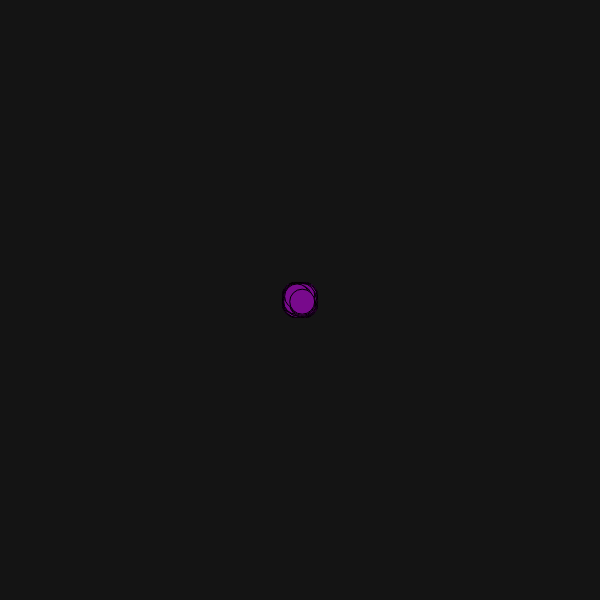
Frame 1 (no input)
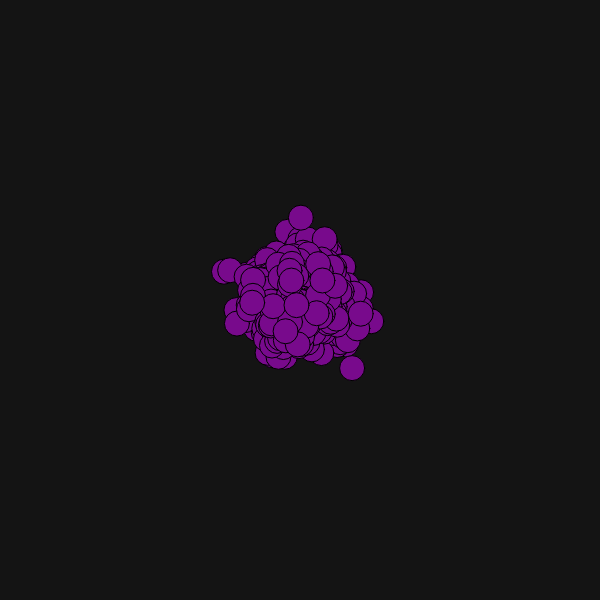
Frame 60 (no input)
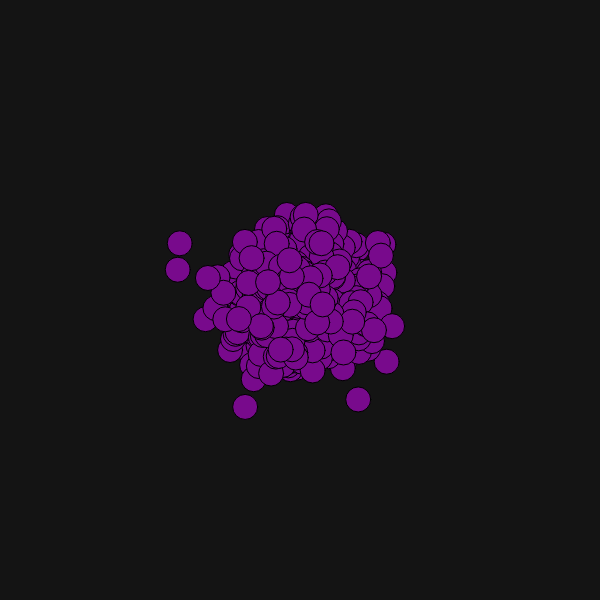
Frame 120 (the mouse pressed at the canvas centre since frame 60)

The p5.js sketch that drew these frames (run headless with seeded random() and noise() and a simulated clock; from frame 60 on, the mouse is pressed at the canvas centre):

// p5.js sketch
// ── sketch.js

let balls = [];
let numberOfBalls = 1000;

function setup() {
  createCanvas(600, 600);

  for (let i = 0; i < numberOfBalls; i++) {
    let ballX = 300;
    let ballY = 300;
    let ballColor = color(120, 10, 140);
    let ballR = 25;

    let ball = new Ball(ballX, ballY, ballColor, ballR);
    balls.push(ball);
  }
}

function draw() {
  background(20);

  for (let ball of balls) {
    ball.move();
    ball.show();
  }
}

class Ball {
  // x x position, y position, c color, r radius
  constructor(x,y,c,r) {
    this.x = x;
    this.y = y;
    this.color = c;
    this.r = r;
  }

  move() {
    // this.x = this.x + random(-5, 5);
    this.x += random(-5, 5);
    this.y += random(-5, 5);
  }

  show() {
    fill(this.color);
    circle(this.x, this.y, this.r);
  }
}
